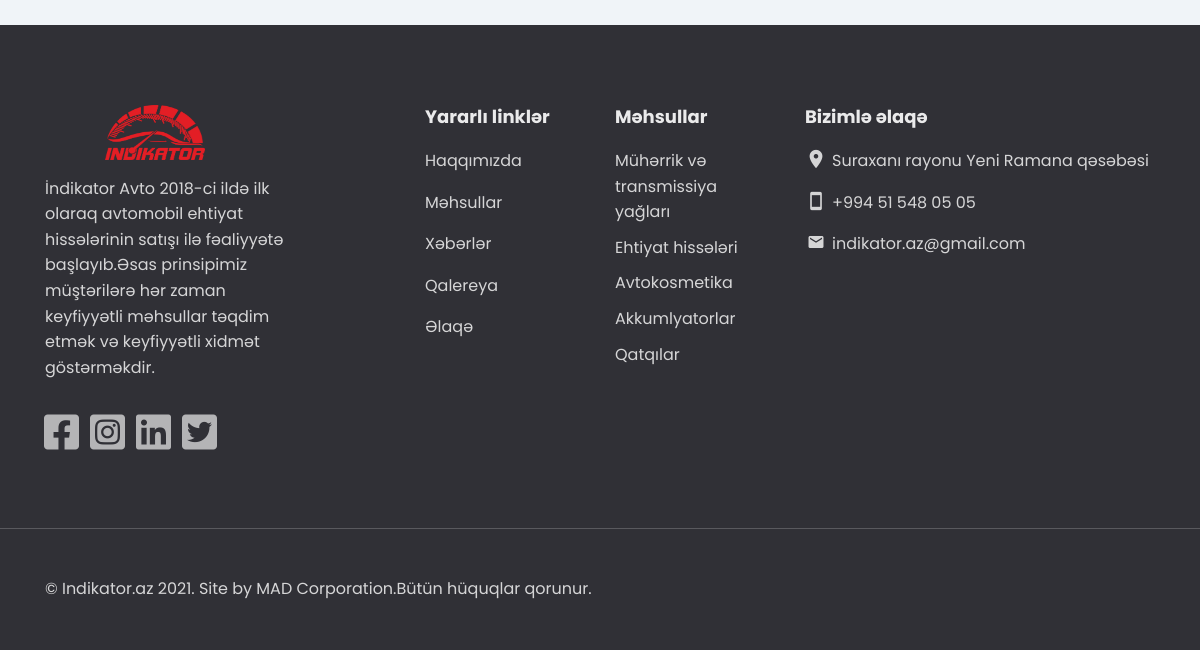
The app's page /about (lower part), older data.
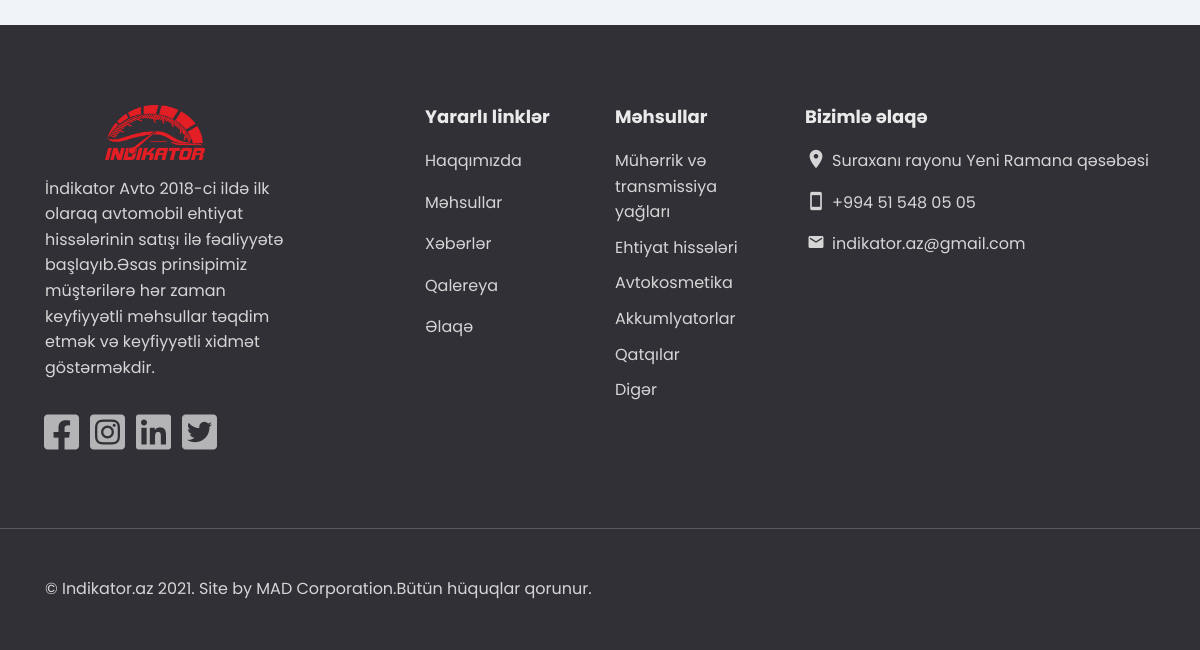
The same page, newer data.
### models.py (models this page shows)
class Categories(db.Model):
    id=db.Column(db.Integer,primary_key=True)
    categories_name=db.Column(db.String(100))
    products=db.relationship('Products', backref='categories', lazy=True)

### controllers/app/main.py (the view)
@app.route('/about')
def about_index():
    posts=Post.query.all()
    return render_template('app/about.html',posts=posts)

### controllers/app/main.py (called while the page is built)
@app.context_processor
def inject_user():
    return dict(categories=Categories.query.all(),brands=Brands.query.all(),Brands=Brands,Products=Products)

### templates/app/about.html (shortened to what this page needs)
{% extends "app/base.html" %}
{% block content %}
            <section class="section section-bg">
            </section>
        </div>
        {% endblock %}

### templates/app/base.html (shortened to what the changed rows need)
<!DOCTYPE html>
<html class="ios ipad tablet landscape" lang="en">
<head>
    <link rel="stylesheet" href="/static/app/css/bootstrap.min.css">
    <link rel="stylesheet" href="/static/app//css/ecommerce.css">
    <link rel="stylesheet" href="/static/app//css/style.css">
    <link rel="stylesheet" href="https://cdnjs.cloudflare.com/ajax/libs/font-awesome/5.15.3/css/all.min.css">
</head>
<body class="">
    <main class="main main-visible">
        <footer class="footer">
            <div class="footer-main">
                <div class="container">
                    <div class="row items">
                        <div class="col-xl-2 col-lg-3 col-md-3 col-7 item">
                            <div class="footer-item">
                                <nav class="footer-nav">
                                    <ul>
                                        {% for category in categories %}
                                        <li class="footer-item-nav-title"><a href="/category/{{category.id}}">{{category.categories_name}}</a></li>
                                        {% endfor %}
                                    </ul>
                                </nav>
                            </div>
                        </div>
                    </div>
                </div>
            </div>
        </footer>
</body>
</html>

Row changes from the older to the newer data that the page shows:
added Categories: categories_name "Digər"
